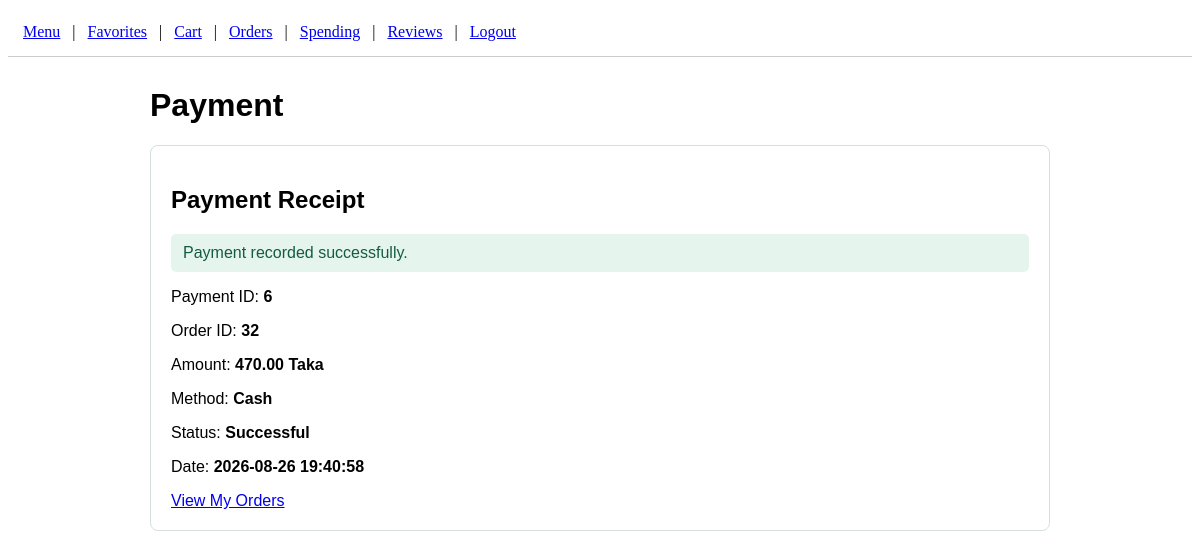
Screenshot of /Catering/payment.php?order_id=32 (signed in) with the database file from the repository.
### tables this page shows
CREATE TABLE `orders` (
  `order_id` int(11) NOT NULL,
  `user_id` int(11) NOT NULL,
  `total_amount` decimal(10,2) NOT NULL,
  `order_date` timestamp NOT NULL DEFAULT current_timestamp()
);

CREATE TABLE `payment` (
  `payment_id` int(11) NOT NULL,
  `amount` decimal(10,2) NOT NULL,
  `payment_date` timestamp NOT NULL DEFAULT current_timestamp(),
  `payment_method` enum('Cash','Card','Mobile Banking') NOT NULL,
  `payment_status` enum('Pending','Successful','Failed') NOT NULL DEFAULT 'Pending'
);

### Catering/feature_helpers.php (called while the page is built, shortened)
<?php
function require_logged_in_user(): int
{
    return (int) $_SESSION["user_id"];
}
function escape_output(?string $value): string
{
    return htmlspecialchars($value ?? "", ENT_QUOTES, "UTF-8");
}
function format_money(float $amount): string
{
    return number_format($amount, 2) . " Taka";
}
?>

### Catering/payment.php (the view, shortened to what this page needs)
<?php
require "db.php";
require "feature_helpers.php";
$user_id = require_logged_in_user();
$order_id = 0;
if (isset($_SESSION["pending_order_id"])) {
    $order_id = (int) $_SESSION["pending_order_id"];
} elseif (isset($_GET["order_id"])) {
    $order_id = (int) $_GET["order_id"];
}
$order_sql = "
    SELECT
        orders.order_id,
        orders.total_amount,
        payment.payment_id,
        payment.payment_date,
        payment.payment_method,
        payment.payment_status
    FROM orders
    LEFT JOIN order_payment
        ON order_payment.order_id = orders.order_id
    LEFT JOIN payment
        ON payment.payment_id = order_payment.payment_id
    WHERE orders.order_id = ?
        AND orders.user_id = ?
";
$order_statement = mysqli_prepare($conn, $order_sql);
mysqli_stmt_bind_param($order_statement, "ii", $order_id, $user_id);
mysqli_stmt_execute($order_statement);
$order_result = mysqli_stmt_get_result($order_statement);
$order = mysqli_fetch_assoc($order_result);
?>
<!DOCTYPE html>
<html>
<head>
    <link rel="stylesheet" href="feature_style.css">
</head>
<body>
    <?php require "header.php"; ?>
    <main class="feature-container">
        <h1>Payment</h1>
        <?php if ($order["payment_id"]) { ?>
            <section class="feature-card">
                <h2>Payment Receipt</h2>
                <p class="feature-success">Payment recorded successfully.</p>
                <p>Payment ID: <strong><?php echo (int) $order["payment_id"]; ?></strong></p>
                <p>Order ID: <strong><?php echo (int) $order["order_id"]; ?></strong></p>
                <p>Amount: <strong><?php echo format_money((float) $order["total_amount"]); ?></strong></p>
                <p>Method: <strong><?php echo escape_output($order["payment_method"]); ?></strong></p>
                <p>Status: <strong><?php echo escape_output($order["payment_status"]); ?></strong></p>
                <p>Date: <strong><?php echo escape_output($order["payment_date"]); ?></strong></p>
                <a href="orders.php">View My Orders</a>
            </section>
        <?php } ?>
    </main>
</body>
</html>

### Catering/feature_style.css (style rules this page uses)
.feature-container { max-width: 900px; margin: 30px auto; padding: 0 20px; font-family: Arial, sans-serif; }
.feature-card { margin: 18px 0; padding: 20px; border: 1px solid #d4e0da; border-radius: 8px; background: #ffffff; }
.feature-success, .feature-error { padding: 10px 12px; border-radius: 5px; }
.feature-success { color: #145c3f; background: #e5f5ed; }

### rows the page displays
orders: payment.payment_id "6", order_id "32", total_amount "470.00 Taka", payment.payment_method "Cash", payment.payment_status "Successful", payment.payment_date "2026-08-26 19:40:58"
